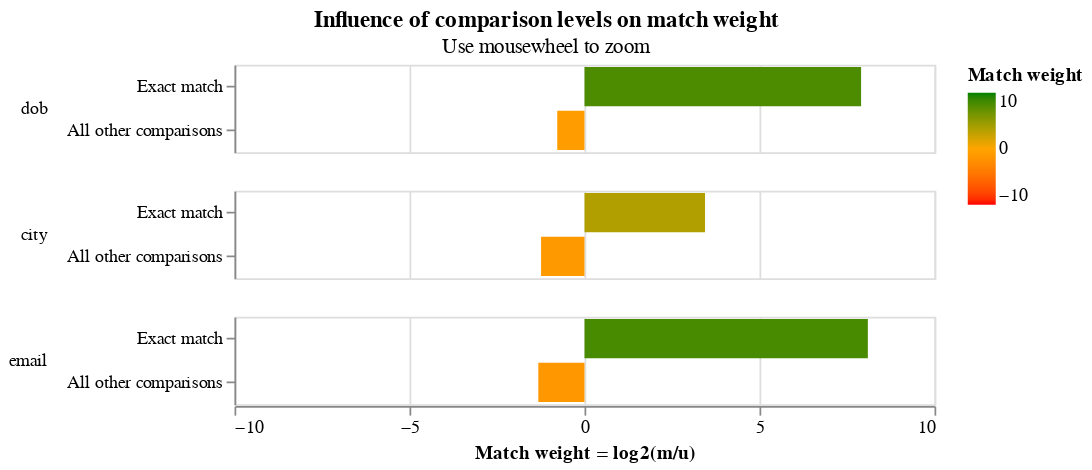

Write notebook code for a chart like this one.
### Markdown cell above
We then use the expectation maximisation algorithm to train the `m` values.

Note that in this first EM training session we block on `first_name` and `surname`, meaning that all comparisons will have `first_name` and `surname` exactly equal.   This means that, in this training session, we cannot estimate parameter estimates for the `first_name` or `surname` columns, as seen in their absence from the match weights chart.

### Code cell
blocking_rule = "l.first_name = r.first_name and l.surname = r.surname"
training_session_names = linker.train_m_using_expectation_maximisation(blocking_rule)


c = training_session_names.match_weights_interactive_history_chart()

### Figure 1 — Vega-Lite specification as saved in the notebook (floating-point values rounded to 4 significant figures)
{"config": {"view": {"width": 400, "height": 50}, "mark": {"tooltip": null}, "title": {"anchor": "middle"}, "header": {"title": null}}, "params": [{"name": "iteration_number", "value": 0, "bind": {"input": "range", "min": 0, "max": 1, "step": 1}, "description": "Filter by the interation number"}], "data": {"values": [{"comparison_name": "dob", "sql_condition": "dob_l = dob_r", "label_for_charts": "Exact match", "m_probability": 0.4183, "u_probability": 0.001748, "m_probability_description": "Amongst truly matching record comparisons, 41.83% of records are in the exact match comparison level", "u_probability_description": "Amongst truly non-matching record comparisons, 0.17% of records are in the exact match comparison level", "has_tf_adjustments": false, "tf_adjustment_column": null, "tf_adjustment_weight": 1.0, "is_null_level": false, "bayes_factor": 239.3, "log2_bayes_factor": 7.903, "comparison_vector_value": 1, "max_comparison_vector_value": 1, "bayes_factor_description": "If comparison level is `exact match` then comparison is 239.31 times more likely to be a match", "iteration": 0, "proportion_of_matches": 0.9222}, {"comparison_name": "dob", "sql_condition": "ELSE", "label_for_charts": "All other comparisons", "m_probability": 0.5817, "u_probability": 0.9983, "m_probability_description": "Amongst truly matching record comparisons, 58.17% of records are in the all other comparisons comparison level", "u_probability_description": "Amongst truly non-matching record comparisons, 99.83% of records are in the all other comparisons comparison level", "has_tf_adjustments": false, "tf_adjustment_column": null, "tf_adjustment_weight": 1.0, "is_null_level": false, "bayes_factor": 0.5828, "log2_bayes_factor": -0.779, "comparison_vector_value": 0, "max_comparison_vector_value": 1, "bayes_factor_description": "If comparison level is `all other comparisons` then comparison is  1.72 times less likely to be a match", "iteration": 0, "proportion_of_matches": 0.9222}, {"comparison_name": "city", "sql_condition": "city_l = city_r", "label_for_charts": "Exact match", "m_probability": 0.6002, "u_probability": 0.05515, "m_probability_description": "Amongst truly matching record comparisons, 60.02% of records are in the exact match comparison level", "u_probability_description": "Amongst truly non-matching record comparisons, 5.51% of records are in the exact match comparison level", "has_tf_adjustments": true, "tf_adjustment_column": "city", "tf_adjustment_weight": 1.0, "is_null_level": false, "bayes_factor": 10.88, "log2_bayes_factor": 3.444, "comparison_vector_value": 1, "max_comparison_vector_value": 1, "bayes_factor_description": "If comparison level is `exact match` then comparison is 10.88 times more likely to be a match", "iteration": 0, "proportion_of_matches": 0.9222}, {"comparison_name": "city", "sql_condition": "ELSE", "label_for_charts": "All other comparisons", "m_probability": 0.3998, "u_probability": 0.9449, "m_probability_description": "Amongst truly matching record comparisons, 39.98% of records are in the all other comparisons comparison level", "u_probability_description": "Amongst truly non-matching record comparisons, 94.49% of records are in the all other comparisons comparison level", "has_tf_adjustments": false, "tf_adjustment_column": null, "tf_adjustment_weight": 1.0, "is_null_level": false, "bayes_factor": 0.4232, "log2_bayes_factor": -1.241, "comparison_vector_value": 0, "max_comparison_vector_value": 1, "bayes_factor_description": "If comparison level is `all other comparisons` then comparison is  2.36 times less likely to be a match", "iteration": 0, "proportion_of_matches": 0.9222}, {"comparison_name": "email", "sql_condition": "email_l = email_r", "label_for_charts": "Exact match", "m_probability": 0.6002, "u_probability": 0.002194, "m_probability_description": "Amongst truly matching record comparisons, 60.02% of records are in the exact match comparison level", "u_probability_description": "Amongst truly non-matching record comparisons, 0.22% of records are in the exact match comparison level", "has_tf_adjustments": false, "tf_adjustment_column": null, "tf_adjustment_weight": 1.0, "is_null_level": false, "bayes_factor": 273.6, "log2_bayes_factor": 8.096, "comparison_vector_value": 1, "max_comparison_vector_value": 1, "bayes_factor_description": "If comparison level is `exact match` then comparison is 273.58 times more likely to be a match", "iteration": 0, "proportion_of_matches": 0.9222}, {"comparison_name": "email", "sql_condition": "ELSE", "label_for_charts": "All other comparisons", "m_probability": 0.3998, "u_probability": 0.9978, "m_probability_description": "Amongst truly matching record comparisons, 39.98% of records are in the all other comparisons comparison level", "u_probability_description": "Amongst truly non-matching record comparisons, 99.78% of records are in the all other comparisons comparison level", "has_tf_adjustments": false, "tf_adjustment_column": null, "tf_adjustment_weight": 1.0, "is_null_level": false, "bayes_factor": 0.4007, "log2_bayes_factor": -1.319, "comparison_vector_value": 0, "max_comparison_vector_value": 1, "bayes_factor_description": "If comparison level is `all other comparisons` then comparison is  2.50 times less likely to be a match", "iteration": 0, "proportion_of_matches": 0.9222}, {"comparison_name": "dob", "sql_condition": "dob_l = dob_r", "label_for_charts": "Exact match", "m_probability": 0.4154, "u_probability": 0.001748, "m_probability_description": "Amongst truly matching record comparisons, 41.54% of records are in the exact match comparison level", "u_probability_description": "Amongst truly non-matching record comparisons, 0.17% of records are in the exact match comparison level", "has_tf_adjustments": false, "tf_adjustment_column": null, "tf_adjustment_weight": 1.0, "is_null_level": false, "bayes_factor": 237.7, "log2_bayes_factor": 7.893, "comparison_vector_value": 1, "max_comparison_vector_value": 1, "bayes_factor_description": "If comparison level is `exact match` then comparison is 237.68 times more likely to be a match", "iteration": 1, "proportion_of_matches": 0.9222}, {"comparison_name": "dob", "sql_condition": "ELSE", "label_for_charts": "All other comparisons", "m_probability": 0.5846, "u_probability": 0.9983, "m_probability_description": "Amongst truly matching record comparisons, 58.46% of records are in the all other comparisons comparison level", "u_probability_description": "Amongst truly non-matching record comparisons, 99.83% of records are in the all other comparisons comparison level", "has_tf_adjustments": false, "tf_adjustment_column": null, "tf_adjustment_weight": 1.0, "is_null_level": false, "bayes_factor": 0.5856, "log2_bayes_factor": -0.772, "comparison_vector_value": 0, "max_comparison_vector_value": 1, "bayes_factor_description": "If comparison level is `all other comparisons` then comparison is  1.71 times less likely to be a match", "iteration": 1, "proportion_of_matches": 0.9222}, {"comparison_name": "city", "sql_condition": "city_l = city_r", "label_for_charts": "Exact match", "m_probability": 0.5981, "u_probability": 0.05515, "m_probability_description": "Amongst truly matching record comparisons, 59.81% of records are in the exact match comparison level", "u_probability_description": "Amongst truly non-matching record comparisons, 5.51% of records are in the exact match comparison level", "has_tf_adjustments": true, "tf_adjustment_column": "city", "tf_adjustment_weight": 1.0, "is_null_level": false, "bayes_factor": 10.85, "log2_bayes_factor": 3.439, "comparison_vector_value": 1, "max_comparison_vector_value": 1, "bayes_factor_description": "If comparison level is `exact match` then comparison is 10.85 times more likely to be a match", "iteration": 1, "proportion_of_matches": 0.9222}, {"comparison_name": "city", "sql_condition": "ELSE", "label_for_charts": "All other comparisons", "m_probability": 0.4019, "u_probability": 0.9449, "m_probability_description": "Amongst truly matching record comparisons, 40.19% of records are in the all other comparisons comparison level", "u_probability_description": "Amongst truly non-matching record comparisons, 94.49% of records are in the all other comparisons comparison level", "has_tf_adjustments": false, "tf_adjustment_column": null, "tf_adjustment_weight": 1.0, "is_null_level": false, "bayes_factor": 0.4253, "log2_bayes_factor": -1.233, "comparison_vector_value": 0, "max_comparison_vector_value": 1, "bayes_factor_description": "If comparison level is `all other comparisons` then comparison is  2.35 times less likely to be a match", "iteration": 1, "proportion_of_matches": 0.9222}, {"comparison_name": "email", "sql_condition": "email_l = email_r", "label_for_charts": "Exact match", "m_probability": 0.5978, "u_probability": 0.002194, "m_probability_description": "Amongst truly matching record comparisons, 59.78% of records are in the exact match comparison level", "u_probability_description": "Amongst truly non-matching record comparisons, 0.22% of records are in the exact match comparison level", "has_tf_adjustments": false, "tf_adjustment_column": null, "tf_adjustment_weight": 1.0, "is_null_level": false, "bayes_factor": 272.5, "log2_bayes_factor": 8.09, "comparison_vector_value": 1, "max_comparison_vector_value": 1, "bayes_factor_description": "If comparison level is `exact match` then comparison is 272.48 times more likely to be a match", "iteration": 1, "proportion_of_matches": 0.9222}, {"comparison_name": "email", "sql_condition": "ELSE", "label_for_charts": "All other comparisons", "m_probability": 0.4022, "u_probability": 0.9978, "m_probability_description": "Amongst truly matching record comparisons, 40.22% of records are in the all other comparisons comparison level", "u_probability_description": "Amongst truly non-matching record comparisons, 99.78% of records are in the all other comparisons comparison level", "has_tf_adjustments": false, "tf_adjustment_column": null, "tf_adjustment_weight": 1.0, "is_null_level": false, "bayes_factor": 0.4031, "log2_bayes_factor": -1.311, "comparison_vector_value": 0, "max_comparison_vector_value": 1, "bayes_factor_description": "If comparison level is `all other comparisons` then comparison is  2.48 times less likely to be a match", "iteration": 1, "proportion_of_matches": 0.9222}]}, "transform": [{"filter": "(datum.iteration == iteration_number)"}], "mark": {"type": "bar", "clip": true}, "selection": {"zoom_selector": {"type": "interval", "bind": "scales", "encodings": ["x"]}}, "encoding": {"color": {"type": "quantitative", "field": "log2_bayes_factor", "title": "Match weight", "scale": {"range": ["red", "orange", "green"], "domain": [-10, 0, 10]}}, "row": {"type": "nominal", "field": "comparison_name", "sort": {"field": "comparison_sort_order"}, "header": {"labelAngle": 0, "labelAnchor": "middle", "labelAlign": "left"}}, "tooltip": [{"type": "nominal", "field": "comparison_name", "title": "Comparison name"}, {"type": "ordinal", "field": "label_for_charts", "title": "Label"}, {"type": "nominal", "field": "sql_condition", "title": "SQL condition"}, {"type": "quantitative", "field": "m_probability", "format": ".4f", "title": "M probability"}, {"type": "quantitative", "field": "u_probability", "format": ".4f", "title": "U probability"}, {"type": "quantitative", "field": "bayes_factor", "title": "Bayes factor = m/u", "format": ",.4f"}, {"type": "quantitative", "field": "log2_bayes_factor", "title": "Match weight = log2(m/u)", "format": ",.4f"}, {"type": "nominal", "field": "bayes_factor_description", "title": "Match weight description"}], "x": {"type": "quantitative", "axis": {"title": "Match weight = log2(m/u)", "values": [-10, -5, 0, 5, 10]}, "field": "log2_bayes_factor", "scale": {"domain": [-10, 10]}}, "y": {"type": "nominal", "field": "label_for_charts", "axis": {"title": null}, "sort": {"field": "comparison_vector_value", "order": "descending"}}}, "resolve": {"scale": {"y": "independent"}}, "title": {"text": "Influence of comparison levels on match weight", "subtitle": "Use mousewheel to zoom"}, "$schema": "https://vega.github.io/schema/vega-lite/v4.json"}
